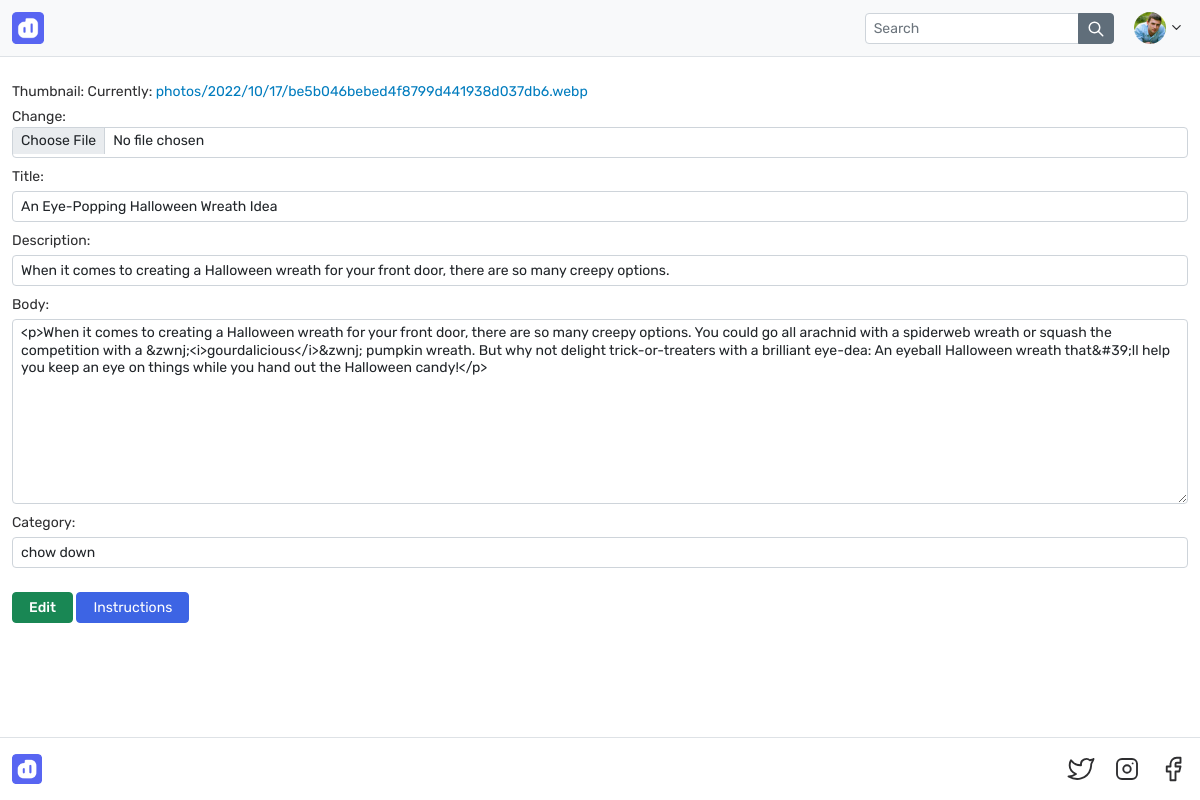
/edit/8/post3/ (signed in), run on the app's committed database.
### feed/models.py (models this page shows, shortened)
class User(AbstractUser):
    bio = models.TextField(max_length=128, blank=True)
    avatar = models.ImageField(upload_to=PHOTOS_PATH, null=True, blank=True)
    bookmarks = models.ManyToManyField(Post, related_name='bookmarks', related_query_name='bookmark')
    class Meta:
        verbose_name = 'user'
        verbose_name_plural = 'users'
        ordering = ['username']

class Post(models.Model):
    author = models.ForeignKey(AUTH_USER_MODEL, on_delete=models.CASCADE)
    category = models.ForeignKey(Category, on_delete=models.PROTECT)
    title = models.CharField(max_length=128, db_index=True)
    slug = AutoSlugField(populate_from='title', db_index=True)
    description = models.CharField(max_length=256, db_index=True)
    thumbnail = models.ImageField(upload_to=PHOTOS_PATH)
    body = RichTextField()
    likes = models.ManyToManyField(AUTH_USER_MODEL, related_name='likes', related_query_name='like')
    created_at = models.DateTimeField(auto_now_add=True)
    modified_at = models.DateTimeField(auto_now=True)
    class Meta:
        verbose_name = 'post'
        verbose_name_plural = 'posts'
        ordering = ['-created_at', 'title', 'description', 'slug', 'pk']

### feed/views.py (the view)
# urls.py: path('edit/<int:post_id>/<slug:post_slug>/', PostUpdateView.as_view(), name='post_update'),
class PostUpdateView(AuthorRequiredMixin, PostMixin, UpdateView):
    form_class = PostForm
    template_name = 'feed/post_update.html'

### feed/forms.py
class PostForm(FormControlMixin, forms.ModelForm):
    def __init__(self, *args, **kwargs):
        super().__init__(*args, **kwargs)
        self.fields['category'].empty_label = 'Not selected'
    class Meta:
        model = Post
        fields = ('thumbnail', 'title', 'description', 'body', 'category')
        exclude = ('author', 'slug')

### feed/models.py (called while the page is built)
    def __str__(self):
        return self.name

### feed/utils.py (called while the page is built)
    def dispatch(self, request, *args, **kwargs):
        object = super().get_object()
        if not request.user.is_staff and request.user.pk != object.author.pk:
            raise Http404()
        return super().dispatch(request, *args, **kwargs)

    def get_context_data(self, **kwargs):
        context = super().get_context_data(**kwargs)
        is_update_view = self.__class__.__bases__.__contains__(UpdateView)
        context['title'] = ('Edit: ' if is_update_view else '') + self.object.title
        return context

### feed/templates/feed/post_update.html (shortened to what this page needs)
{% extends 'feed/base_site.html' %}
{% block content %}
<form class="create-post-form needs-validation" novalidate action="{% url 'post_update' post.pk post.slug %}" method="post" enctype="multipart/form-data">
    {% for field in form %}
    <div class="mb-2 form-group">
        <label class="form-label mb-1" for="{{ field.id_for_label }}">{{ field.label }}: </label>
        {{ field }}
    </div>
    {% endfor %}
    <button class="mt-3 px-md-3 fw-medium w-100 w-md-auto btn btn-sm btn-success" type="submit" on-validation-text="Editing...">Edit</button>
    <button type="button" class="mt-3 px-md-3 w-100 w-md-auto btn btn-sm btn-primary" data-bs-toggle="modal" data-bs-target="#exampleModal">Instructions</button>
</form>
{% endblock content %}

### feed/templates/feed/base_site.html (shortened to what this page needs)
{% extends 'feed/base.html' %}
{% load static %}
{% block body %}
<header class="sticky-top bg-light border-bottom py-2">
    <div class="container-xxl">
        <div class="d-flex flex-wrap align-items-center justify-content-center">
            <a href="{% url 'home' %}" class="d-flex align-items-center">
                <img src="{% static 'feed/dist/images/logo.png' %}" alt="Logo" width="32" height="32">
            </a>
            <div class="ms-auto me-3">
                <form class="d-none d-sm-inline-block" role="search" action="{% url 'search' %}" method="GET">
                    <div class="input-group input-group-sm">
                        <input type="search" class="form-control" placeholder="Search" aria-label="Search" name="{{ form.query.name }}" value="{{ request.GET.query }}">
                        <button type="submit" class="btn btn-secondary">
                        </button>
                    </div>
                </form>
            </div>
            {% if user.is_authenticated %}
            <div class="dropdown text-end">
                <a href="#" type="button" class="d-block rounded p-1 dropdown-toggle user-menu-dropdown-toggle" data-bs-toggle="dropdown" data-bs-auto-close="outside" aria-expanded="false">
                    <img src="{% if user.avatar %}{{ user.avatar.url }}{% else %}{% static 'feed/dist/images/user.png' %}{% endif %}" alt="Profile photo" width="32" height="32" class="rounded-circle">
                </a>
            </div>
            {% else %}
            <div class="text-end">
                <a href="{% url 'login' %}" type="button" class="btn btn-sm btn-outline-primary me-2">Login</a>
                <a href="{% url 'register' %}" type="button" class="btn btn-sm btn-primary">Sign up</a>
            </div>
            {% endif %}
        </div>
    </div>
</header>
<main class="container-xxl flex-fill d-flex flex-column my-md-4 my-2">
    {% block content %}
    {% endblock content %}
</main>
<footer class="py-3 border-top">
    <div class="container-xxl d-flex justify-content-between ">
        <a href="{% url 'home' %}" class="m-0 p-0 d-block"><img src="{% static 'feed/dist/images/logo.png' %}" alt="masonex" height="30"></a>
        <ul class="list-unstyled d-flex gap-3 m-0">
            <li>
                <a class="nav-link d-block" href="#">
                </a>
            </li>
            <li>
                <a class="nav-link d-block" href="#">
                </a>
            </li>
            <li>
                <a class="nav-link d-block" href="#">
                </a>
            </li>
        </ul>
    </div>
</footer>
{% endblock body %}

### data on the page
User: avatar (picture)
Post: form "An Eye-Popping Halloween Wreath Idea" "When it comes to creating a Halloween wreath for your front door, there are so many creepy options." "<p>When it comes to creating a Halloween wreath for your front door, there are so many creepy options. You could go all arachnid with a spiderweb wreath or squash the competition with a &zwnj;<i>gourdalicious</i>&zwnj; pumpkin wreath. But why not delight trick-or-treaters with a brilliant eye-dea: An eyeball Halloween wreath that&#39;ll help you keep an eye on things while you hand out the Halloween candy!</p>" "chow down"

### other printed values
{{ field.label }} "Thumbnail" "Title" "Description" "Body" "Category"
